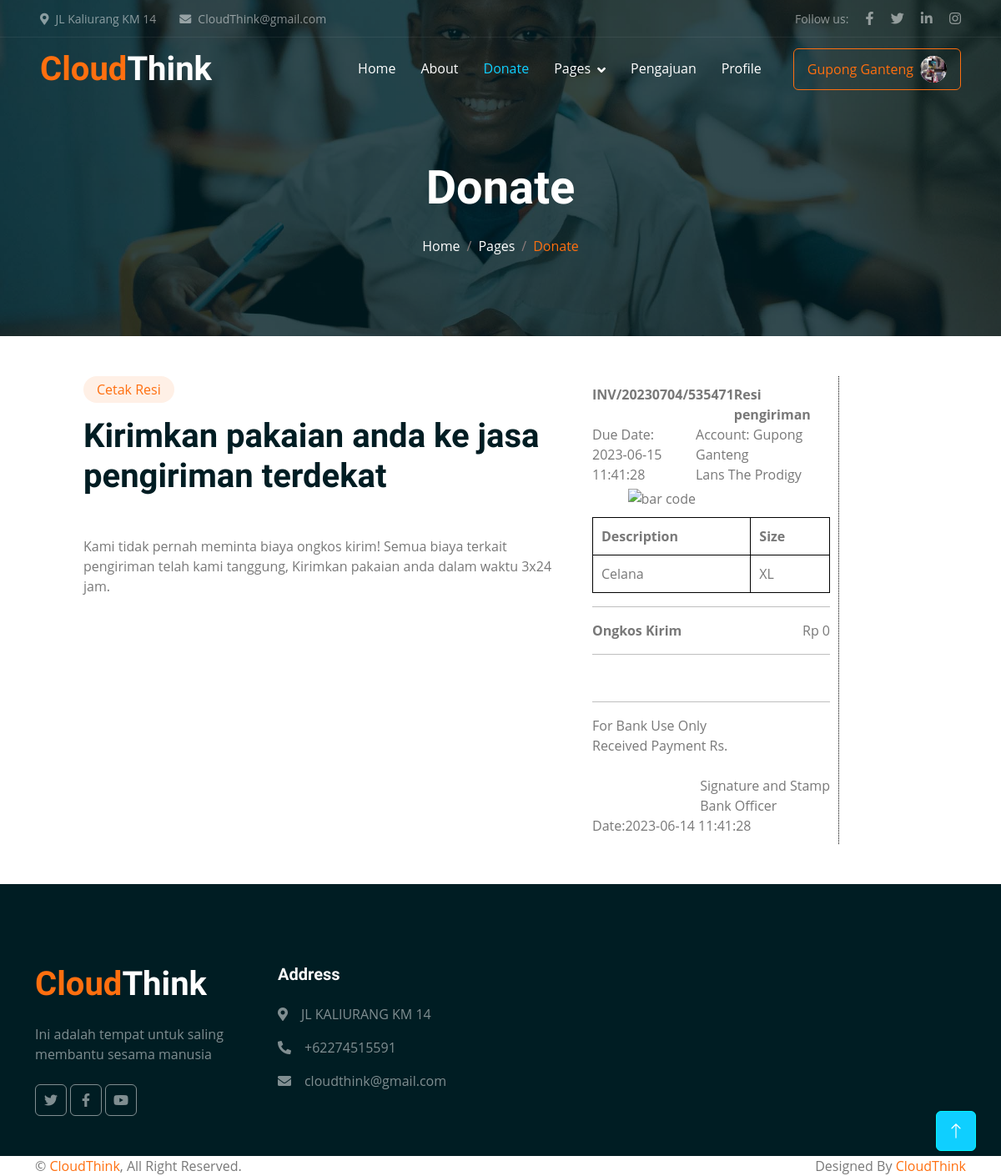
Screenshot of /resi.php (signed in) with the database file from the repository.
### tables this page shows
CREATE TABLE `donatur` (
  `donatur_id` int(11) NOT NULL,
  `name` varchar(40) NOT NULL,
  `email` varchar(40) NOT NULL,
  `phone` varchar(40) NOT NULL,
  `jenis_pakaian` varchar(20) NOT NULL,
  `size` varchar(5) NOT NULL,
  `tanggal` date DEFAULT current_timestamp(),
  `time` time NOT NULL,
  `status` int(11) NOT NULL,
  `unique_code` varchar(20) NOT NULL,
  `ongkir` int(11) NOT NULL
);

### resi.php (the view, shortened to what this page needs)
<?php
    include 'db.php';
    $query = " SELECT * FROM donatur WHERE donatur_id=(SELECT MAX(donatur_id) FROM `donatur`) ";
    $result = mysqli_query($conn, $query);
    $user = mysqli_fetch_assoc($result);
?>
<!DOCTYPE html>
<html lang="en">
  <head>
    <link
      href="https://cdnjs.cloudflare.com/ajax/libs/font-awesome/5.10.0/css/all.min.css"
      rel="stylesheet"
    />
    <link
      href="https://cdn.jsdelivr.net/npm/bootstrap-icons@1.4.1/font/bootstrap-icons.css"
      rel="stylesheet"
    />
    <link href="lib/animate/animate.min.css" rel="stylesheet" />
    <link href="lib/owlcarousel/assets/owl.carousel.min.css" rel="stylesheet" />
    <link href="css/bootstrap.min.css" rel="stylesheet" />
    <link href="css/style.css" rel="stylesheet" />
    <link href="resi.css" rel="stylesheet" />
  </head>
  <body>
    <div class="container-fluid fixed-top px-0 wow fadeIn" data-wow-delay="0.1s">
        <div class="top-bar text-white-50 row gx-0 align-items-center d-none d-lg-flex">
            <div class="col-lg-6 px-5 text-start">
                <small><i class="fa fa-map-marker-alt me-2"></i>JL Kaliurang KM 14</small>
                <small class="ms-4"><i class="fa fa-envelope me-2"></i>CloudThink@gmail.com</small>
            </div>
            <div class="col-lg-6 px-5 text-end">
                <small>Follow us:</small>
                <a class="text-white-50 ms-3" href=""><i class="fab fa-facebook-f"></i></a>
                <a class="text-white-50 ms-3" href=""><i class="fab fa-twitter"></i></a>
                <a class="text-white-50 ms-3" href=""><i class="fab fa-linkedin-in"></i></a>
                <a class="text-white-50 ms-3" href=""><i class="fab fa-instagram"></i></a>
            </div>
        </div>
        <nav class="navbar navbar-expand-lg navbar-dark py-lg-0 px-lg-5 wow fadeIn" data-wow-delay="0.1s">
            <a href="index.php" class="navbar-brand ms-4 ms-lg-0">
                <h1 class="fw-bold text-primary m-0">Cloud<span class="text-white">Think</span></h1>
            </a>
            <div class="collapse navbar-collapse" id="navbarCollapse">
                <div class="navbar-nav ms-auto p-4 p-lg-0">
                    <a href="index.php" class="nav-item nav-link ">Home</a>
                    <a href="about.php" class="nav-item nav-link">About</a>
                    <a href="donate.php" class="nav-item nav-link active">Donate</a>
                    <div class="nav-item dropdown">
                        <a href="#" class="nav-link dropdown-toggle" data-bs-toggle="dropdown">Pages</a>
                    </div>
                    <a href="contact.php" class="nav-item nav-link">Pengajuan</a>
                    <a href="profile.php" class="nav-item nav-link">Profile</a>
                </div>
                <div class="d-none d-lg-flex ms-2">
                <?php
                        if (isset($_SESSION['username'])) {
                            echo '<a class="btn btn-outline-primary py-2 px-3" href="colorlib-regform-7/logout.php">' ;
                            echo $_SESSION['u_global']->username;
                            echo'<div class="d-inline-flex btn-sm-square bg-white text-primary rounded-circle ms-2">';
                            ?>
                            <br>
                            <img src="colorlib-regform-7/user/<?php echo $_SESSION['u_global']->profile_picture ?>" style="
                           border-radius: 50%;
                           width: 100%;
                           height: 100%;
        object-fit: cover;
        object-position: center;" alt="">
                            </div></a>
                            <?php
                          } else {
                            echo '<a class="btn btn-outline-primary py-2 px-3" href="colorlib-regform-7/login.php">Login<div class="d-inline-flex btn-sm-square bg-white text-primary rounded-circle ms-2">
                            <i class="fa fa-arrow-right"></i>
                        </div></a>';
                          }
                        ?>
                </div>
            </div>
        </nav>
    </div>
    <div
      class="container-fluid page-header mb-5 wow fadeIn"
      data-wow-delay="0.1s"
    >
      <div class="container text-center">
        <h1 class="display-4 text-white animated slideInDown mb-4">Donate</h1>
        <nav aria-label="breadcrumb animated slideInDown">
          <ol class="breadcrumb justify-content-center mb-0">
            <li class="breadcrumb-item">
              <a class="text-white" href="#">Home</a>
            </li>
            <li class="breadcrumb-item">
              <a class="text-white" href="#">Pages</a>
            </li>
            <li class="breadcrumb-item text-primary active" aria-current="page">
              Donate
            </li>
          </ol>
        </nav>
      </div>
    </div>
    <div class="row">
            <div class="col-lg-6 wow fadeIn" data-wow-delay="0.1s" style="margin-left:100px;">
                <div
                  class="d-inline-block rounded-pill bg-secondary text-primary py-1 px-3 mb-3"
                >
                  Cetak Resi
                </div>
                <h1 class="display-6 mb-5">
                  Kirimkan pakaian anda ke jasa pengiriman terdekat
                </h1>
                <p class="mb-0">
                 Kami tidak pernah meminta biaya ongkos kirim!
                  Semua biaya terkait pengiriman telah kami tanggung, Kirimkan pakaian anda dalam waktu 3x24 jam.  </p>
              </div>
      <div class="column">
            <div class="d-flex justify-content-between">
                <strong><?php echo $user['unique_code']; ?></strong>
                <strong>Resi pengiriman</strong>
            </div>
            <div class="d-flex justify-content-between">
                <div class="d-flex flex-col">
                    <span>Due Date:</span>
                    <?php
                    $sql = "SELECT tanggal FROM donatur WHERE donatur_id=(SELECT MAX(donatur_id) FROM `donatur`)";
                    $result = mysqli_query($conn, $sql);
                    if (mysqli_num_rows($result) > 0) {
                      while ($row = mysqli_fetch_assoc($result)) {
                          $tanggal = $row["tanggal"];
                          $time = $user["time"];
                          $nextDay = date("Y-m-d", strtotime("+1 day", strtotime($tanggal)));
                          $duedate = $nextDay .' '. $time
                    ?>
                    <span><?php echo $duedate ;}}?></span>
                </div>
                <div class="d-flex flex-col">
                    <span>Account:
                    <?php echo $_SESSION['u_global']->username; ?>
                    </span>
                    <span>
                    <?php echo $user['name']; ?>
                    </span>
                </div>
            </div>
            <div class="d-flex flex-col justify-content-center">
                <img src="https://i.ibb.co/c8CQvBq/barcode.png" alt="bar code" class="bar-code"/>
            </div>
            <table>
                <thead>
                    <tr>
                    <th scope="col left" colspan="2">Description</th>
                    <th scope="col right">Size</th>
                    </tr>
                </thead>
                <tbody>
                    <tr>
                    <td data-label="Account" colspan="2"><?php echo $user['jenis_pakaian']; ?></td>
                    <td data-label="Amount"><?php echo $user['size']; ?>
                  </td>
                    </tr>
                </tbody>
            </table>
            <hr/>
            <div class="d-flex justify-content-between">
                <strong>Ongkos Kirim</strong>
                <span>
                  Rp 0
                </span>
            </div>
            <hr/>
            <br/>
            <hr/>
            <div class="d-flex flex-col">
                <span>For Bank Use Only</span>
                <span>Received Payment Rs.</span>
            </div><br/>
            <div class="d-flex flex-col float-right">
                <span>Signature and Stamp</span>
                <span>Bank Officer</span>
            </div><br/><br/>
            <div class="d-flex">
                <span>Date: <br> </span>
                <span><?php echo $user['tanggal'].' '. $user['time'] ;?></span>
            </div>
        </div>
    </div>
   <div class="container-fluid bg-dark text-white-50 footer mt-5 pt-5 wow fadeIn" data-wow-delay="0.1s">
    <div class="container py-5">
        <div class="row g-5">
            <div class="col-lg-3 col-md-6">
                <h1 class="fw-bold text-primary mb-4">Cloud<span class="text-white">Think</span></h1>
                <p>Ini adalah tempat untuk saling membantu sesama manusia</p>
                <div class="d-flex pt-2">
                    <a class="btn btn-square me-1" href=""><i class="fab fa-twitter"></i></a>
                    <a class="btn btn-square me-1" href=""><i class="fab fa-facebook-f"></i></a>
                    <a class="btn btn-square me-1" href=""><i class="fab fa-youtube"></i></a>
                </div>
            </div>
            <div class="col-lg-3 col-md-6">
                <h5 class="text-light mb-4">Address</h5>
                <p><i class="fa fa-map-marker-alt me-3"></i>JL KALIURANG KM 14</p>
                <p><i class="fa fa-phone-alt me-3"></i>+62274515591</p>
                <p><i class="fa fa-envelope me-3"></i>cloudthink@gmail.com</p>
            </div>
            <div class="col-lg-3 col-md-6">
            </div>
        </div>
    </div>
</div>
<div class="container-fluid copyright">
    <div class="container">
        <div class="row">
            <div class="col-md-6 text-center text-md-start mb-3 mb-md-0">
                &copy; <a href="#">CloudThink</a>, All Right Reserved.
            </div>
            <div class="col-md-6 text-center text-md-end">
                Designed By <a href="https://htmlcodex.com">CloudThink</a>
            </div>
        </div>
    </div>
</div>
    <a href="#" class="btn btn-lg btn-primary btn-lg-square back-to-top"
      ><i class="bi bi-arrow-up"></i
    ></a>
  </body>
</html>

### css/style.css (style rules this page uses)
:root { --primary: #0fcfff; --secondary: #e6fdff; --light: #F8F8F9; --dark: #001D23; }
.back-to-top { position: fixed; display: none; right: 30px; bottom: 30px; z-index: 99; }
.btn { font-weight: 500; transition: .5s; }
.btn.btn-primary, .btn.btn-outline-primary:hover { color: #ffffff; background-color: #0fcfff; border-color: #00f7ff; }
.btn-square { width: 38px; height: 38px; }
.btn-sm-square { width: 32px; height: 32px; }
.btn-lg-square { width: 48px; height: 48px; }
.btn-square, .btn-sm-square, .btn-lg-square { padding: 0; display: flex; align-items: center; justify-content: center; font-weight: normal; }
.fixed-top { transition: .5s; }
.top-bar { height: 45px; border-bottom: 1px solid rgba(255, 255, 255, 0.07); }
.navbar .dropdown-toggle::after { border: none; content: "\f107"; font-family: "Font Awesome 5 Free"; font-weight: 900; vertical-align: middle; margin-left: 8px; }
.navbar .navbar-nav .nav-link { margin-right: 30px; padding: 25px 0; color: #ffffff; font-weight: 500; outline: none; }
.navbar .navbar-nav .nav-link:hover, .navbar .navbar-nav .nav-link.active { color: var(--primary); }
.page-header { padding-top: 12rem; padding-bottom: 6rem; background: linear-gradient(rgba(0, 29, 35, .8), rgba(0, 29, 35, .8)), url(../img/carousel-1.jpg) center center no-repeat; background-size: cover; }
.page-header .breadcrumb-item+.breadcrumb-item::before { color: #8c7c7c; }
.footer .btn.btn-square { color: rgba(255,255,255,0.5); border: 1px solid rgba(255,255,255,0.5); }

### resi.css (style rules this page uses)
* { box-sizing: border-box; }
body { font-family: "Open Sans", sans-serif; }
.column { float: left; width: 25%; padding: 10px; border-right: 1px dotted #000; height: 100%; }
.row:after { content: ""; display: table; clear: both; }
.d-flex { display: flex; }
.flex-col { flex-direction: column; }
.justify-content-between { justify-content: space-between; }
.justify-content-center { justify-content: center; }
.float-right { float: right; }
.bar-code { width: 200px; align-self: center; margin-top: 5px; margin-bottom: 10px; }
table { margin-top: 10px; border: 1px solid #ccc; border-collapse: collapse; margin: 0; padding: 0; width: 100%; table-layout: fixed; }
table tr { background-color: #fff; border: 1px solid #000; padding: 0.35em; }
table th, table td { padding: 0.625em; border: 1px solid #000; }
hr { border-top: 1px solid #000; }

### rows the page displays
donatur: unique_code "INV/20230704/535471", name "Lans The Prodigy", jenis_pakaian "Celana", size "XL", tanggal "2023-06-14", time "11:41:28"

### other values shown
$_SESSION['u_global']->username "Gupong Ganteng"
$duedate "2023-06-15 11:41:28"
